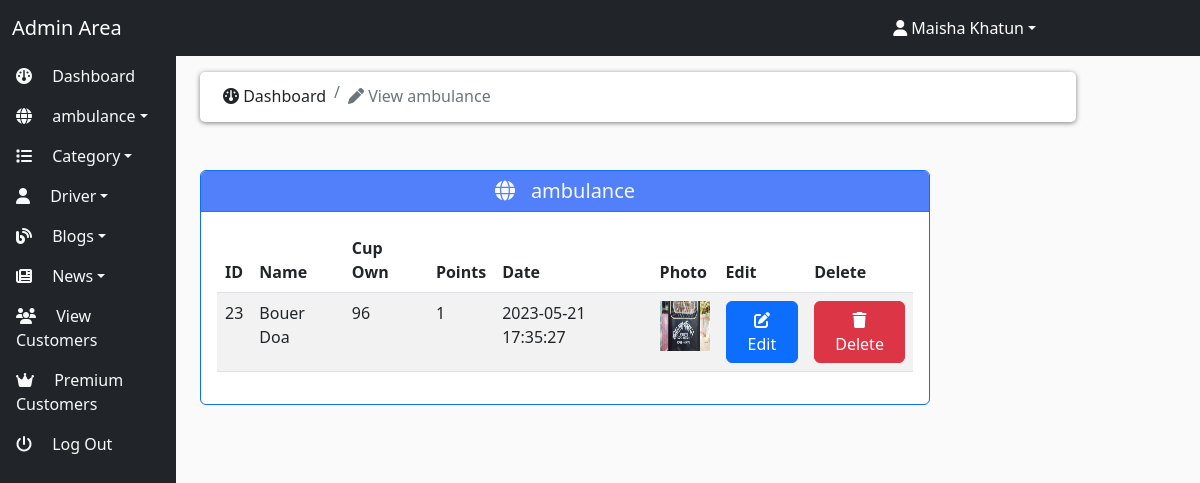
The page /admin_area/index.php?ambulance_view (signed in) on the database as committed earlier.
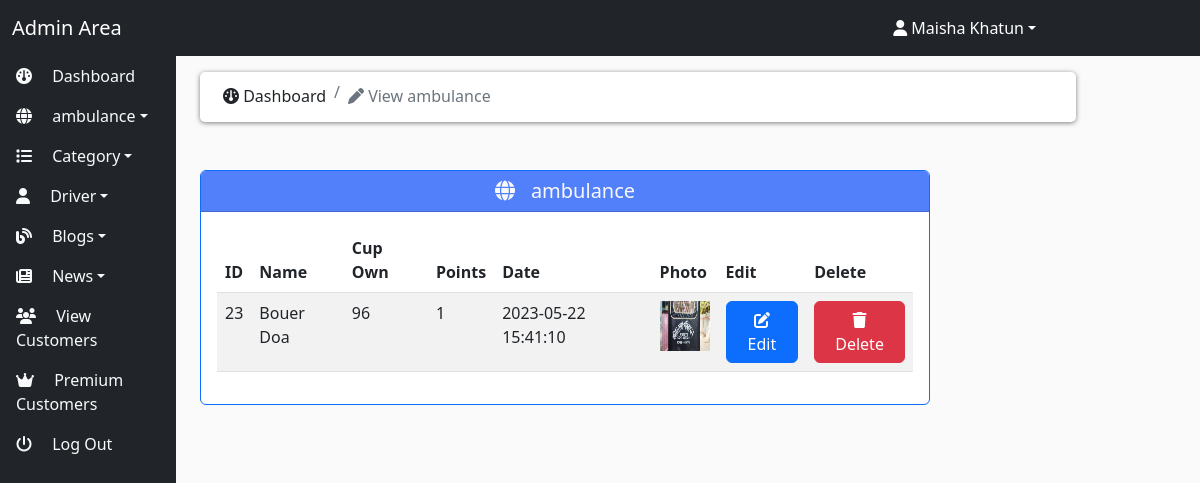
The same page on the database as committed later.
### tables this page shows
CREATE TABLE `ambulance` (
  `con_id` int(10) NOT NULL,
  `con_name` varchar(255) NOT NULL,
  `con_ride` int(10) NOT NULL,
  `con_point` int(11) NOT NULL,
  `con_img` text NOT NULL,
  `date` timestamp NOT NULL DEFAULT current_timestamp() ON UPDATE current_timestamp(),
  `booking` int(11) NOT NULL DEFAULT 0
);

### admin_area/ambulance_view.php (the view, shortened to what this page needs)
<?php
    if(!isset($_SESSION['admin_email'])){
        echo "<script>window.open('login.php','_self')</script>";
    }
    else{
?>
    <div class="col-md-12 mt-3">
        <nav aria-label="breadcrumb">
            <ol class="breadcrumb">
                <li class="breadcrumb-item" aria-current="page"><h6><i class="fa-solid fa-gauge ps-2 pt-2"></i> Dashboard</h6></li>
                <li class="breadcrumb-item active" aria-current="page"><i class="fa-solid fa-pen pt-2"></i> View ambulance</li>
            </ol>
        </nav>
    </div>
  <div class="card border-primary mt-5 col-md-10">
    <h5 class="card-header text-center text-light"  style="background-color: rgb(82, 127, 250);"><i class="fa-solid fa-globe pe-3"></i></i>ambulance</h5>
    <div class="card-body">
        <table class="table table-striped table-hover">
            <thead>
                <tr>
                    <th scope="col">ID</th>
                    <th scope="col">Name</th>
                    <th scope="col">Cup Own</th>
                    <th scope="col">Points</th>
                    <th scope="col">Date</th>
                    <th scope="col">Photo</th>
                    <th scope="col">Edit</th>
                    <th scope="col">Delete</th>
                </tr>
            </thead>
            <tbody>
                <?php
                    $get_ambulance = "select * from ambulance";
                    $run_ambulance  = mysqli_query($con,$get_ambulance);
                    while($row_ambulance = mysqli_fetch_array($run_ambulance)){
                        $ambulance_id = $row_ambulance['con_id'];
                        $ambulance_title = $row_ambulance['con_name'];
                        $ambulance_cup = $row_ambulance['con_ride'];
                        $ambulance_point = $row_ambulance['con_point'];
                        $ambulance_img = $row_ambulance['con_img'];
                        $date = $row_ambulance['date'];
                ?>
                <tr>
                    <td><?php echo $ambulance_id; ?></td>
                    <td><?php echo $ambulance_title; ?></td>
                    <td><?php echo $ambulance_cup; ?></td>
                    <td><?php echo $ambulance_point; ?></td>
                    <td><?php echo $date; ?></td>
                    <td><img src="country_img/<?php echo $ambulance_img; ?>" alt="N/A" height="50px" width="50px"></td>
                    <td><a href="index.php?ambulance_edit=<?php echo $ambulance_id; ?>" class="btn btn-primary"><i class="fa-solid fa-pen-to-square"></i> Edit</a></td>
                    <td><a href="index.php?ambulance_delete=<?php echo $ambulance_id; ?>" class="btn btn-danger"><i class="fa-solid fa-trash"></i> Delete</a></td>
                </tr>
                <?php } ?>
            </tbody>
        </table>
    </div>
</div>
<?php } ?>

Rows that differ between the two databases and show on the page:
changed ambulance "Bouer Doa": date "2023-05-21 17:35:27" → "2023-05-22 15:41:10"
